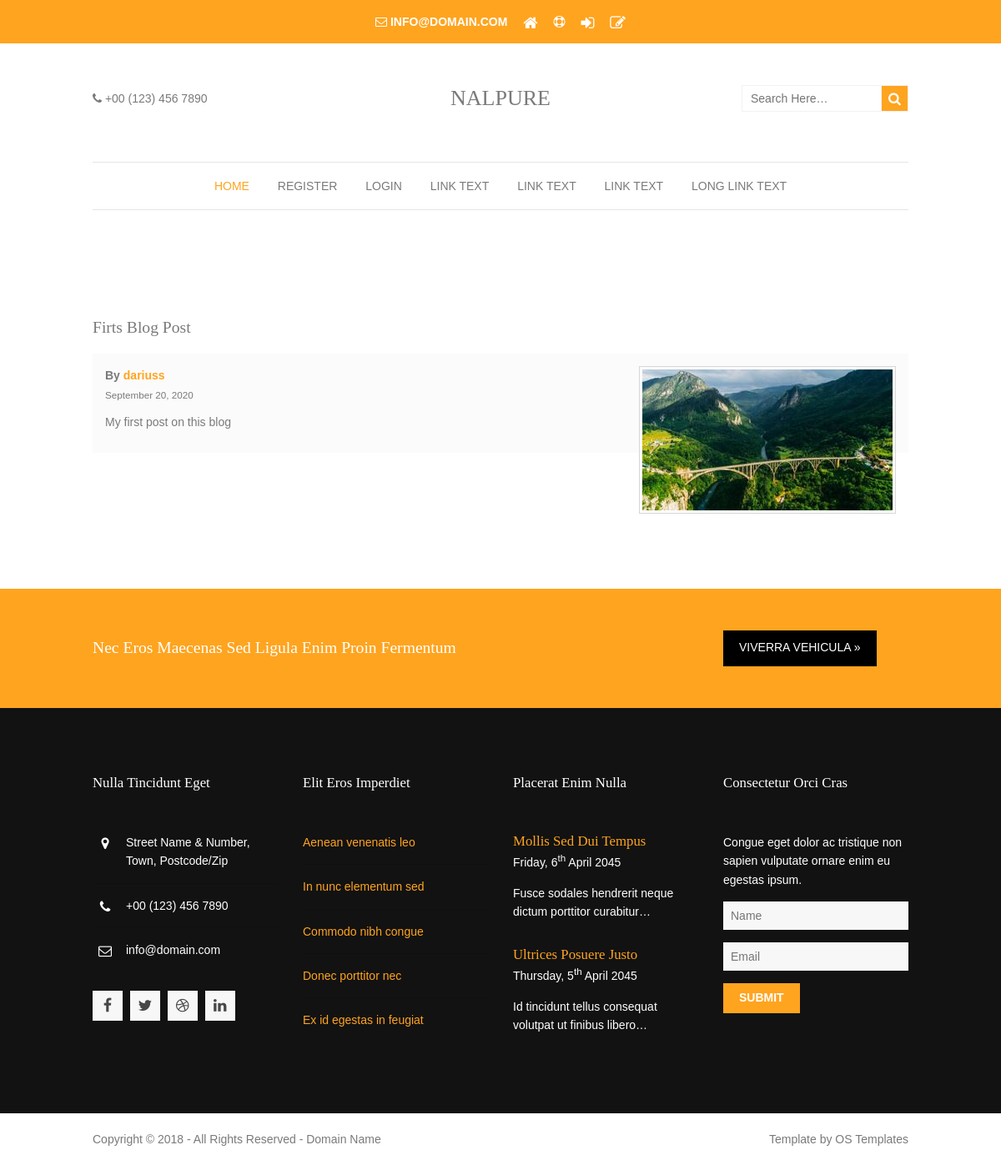
The app's page /post/1/ with its own data.
### blog/models.py (models this page shows, shortened)
class Post(models.Model):
    title = models.CharField(max_length=100)
    content = models.TextField()
    date_posted = models.DateTimeField(default=timezone.now)
    author = models.ForeignKey(User, on_delete=models.CASCADE)

### users/models.py (models this page shows, shortened)
class Profile(models.Model):
    user = models.OneToOneField(User, on_delete=models.CASCADE)
    image = models.ImageField(default='default.jpg', upload_to='profile_pics')

### blog/views.py (the view)
# urls.py: path('post/<int:pk>/', PostDetailView.as_view(), name='post-detail'),
class PostDetailView(DetailView):
    model = Post

### blog/templates/blog/post_detail.html (shortened to what this page needs)
{% extends 'blog/base.html' %}
{% block content %}
    <div class="wrapper row3">
        <main class="hoc container clear">
            <div class="content">
                <div id="comments">
                    <h2>{{ object.title }}</h2>
                    <ul>
                        <li>
                            <article>
                                <header>
                                    <figure class="avatar"><img src="{{ object.author.profile.image.url }}" alt="" height="300"></figure>
                                </header>
                                <address>
                                    By <a href="{% url 'user-posts' object.author.username %}">{{ object.author }}</a>
                                </address>
                                <time datetime="">{{ object.date_posted|date:"F d, Y" }}</time>
                                <div class="comcont">
                                    <p>{{ object.content }}</p>
                                </div>
                            </article>
                        </li>
                    </ul>
                </div>
            </div>
        </main>
    </div>
{% endblock content %}

### blog/static/blog/layout/styles/layout.css (style rules this page uses)
.container { padding:80px 0; }
#comments ul { margin:0 0 40px 0; padding:0; list-style:none; }
#comments li { margin:0 0 10px 0; padding:15px; }
#comments .avatar { float:right; margin:0 0 10px 10px; padding:3px; border:1px solid; }
#comments address { font-weight:bold; }
#comments time { font-size:smaller; }
#comments .comcont { display:block; margin:0; padding:0; }
#comments .comcont p { margin:10px 5px 10px 0; padding:0; }
#comments div { margin-bottom:15px; }
*, *::before, *::after { transition:all .3s ease-in-out; }
body { color:#7A7A7A; background-color:#FFFFFF; }
a { color:#FFA41F; }
.row3 { color:#7A7A7A; background-color:#FFFFFF; }
table, th, td, #comments .avatar, #comments input, #comments textarea { border-color:#D7D7D7; }
tr, #comments li, #comments input[type="submit"], #comments input[type="reset"] { color:inherit; background-color:#FBFBFB; }
table a, #comments a { background-color:inherit; }
@media screen and (min-width:978px) { .hoc { max-width:978px; } }

### blog/static/blog/layout/styles/framework.css (style rules this page uses)
html { overflow-y:scroll; overflow-x:hidden; }
html, body { margin:0; padding:0; font-size:14px; line-height:1.6em; }
*, *::before, *::after { box-sizing:border-box; }
.clear, .group { display:block; }
.clear::before, .clear::after, .group::before, .group::after { display:table; content:""; }
.clear, .clear::after, .group, .group::after { clear:both; }
a { outline:none; text-decoration:none; }
img { width:auto; max-width:100%; height:auto; margin:0; padding:0; border:none; line-height:normal; vertical-align:middle; }
body, input, textarea, select { font-family:Verdana, Geneva, sans-serif; }
h1, h2, h3, h4, h5, h6, .heading { font-family:Georgia, "Times New Roman", Times, serif; }
h1, h2, h3, h4, h5, h6, .heading { margin:0 0 20px 0; font-size:1.4rem; line-height:normal; font-weight:normal; text-transform:capitalize; }
address { font-style:normal; font-weight:normal; }
.wrapper { display:block; width:100%; margin:0; padding:0; text-align:left; word-wrap:break-word; }
.hoc { display:block; margin:0 auto; }
address, article, aside, figcaption, figure, footer, header, main, nav, section { display:block; margin:0; padding:0; }

### records on screen
Post: title "Firts Blog Post", author.profile.image (picture), author "dariuss", date_posted "September 20, 2020", content "My first post on this blog"
